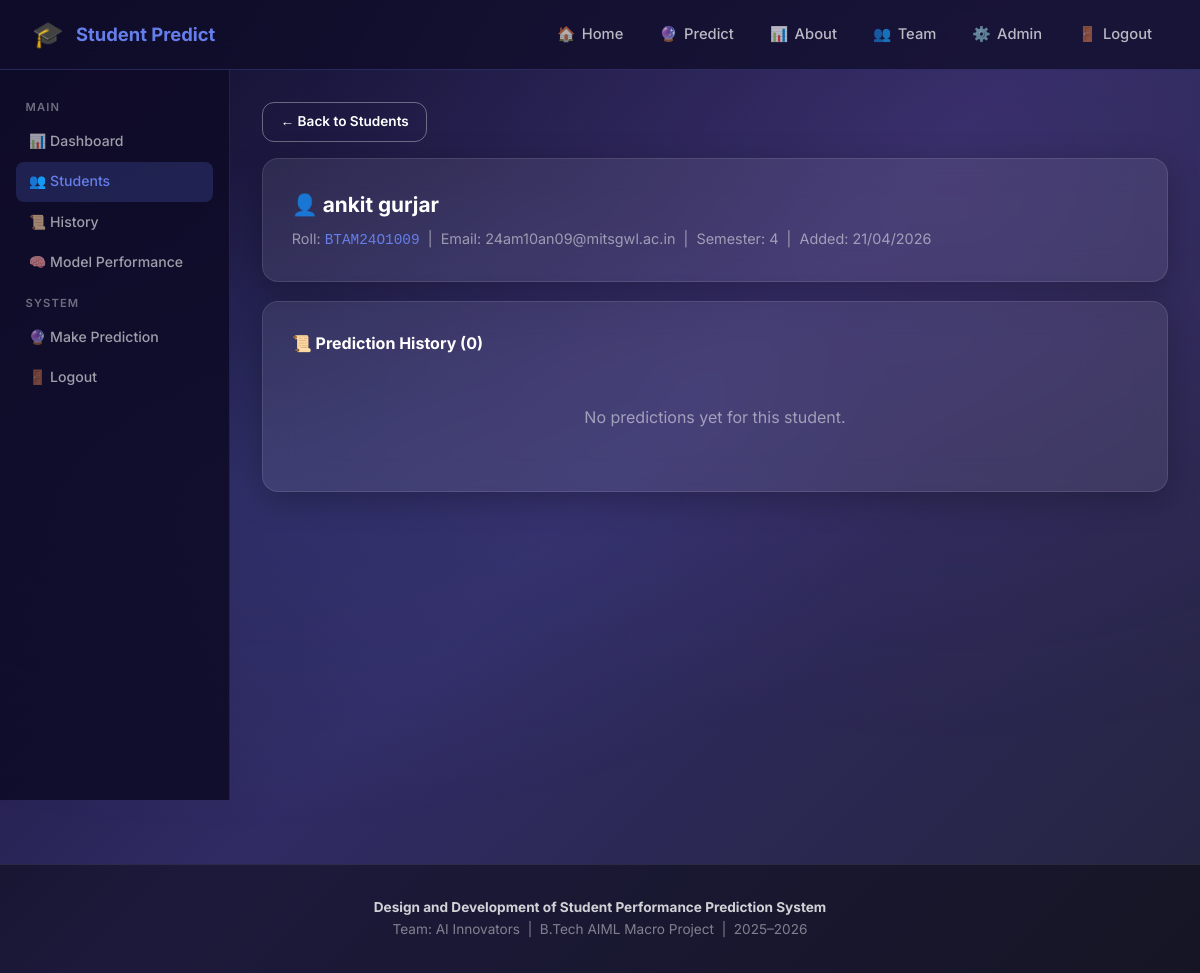
Page /admin/students/view/1 (signed in) on the committed database.
### database.py (models this page shows, shortened)
class Student(db.Model):
    __tablename__ = 'students'
    id          = db.Column(db.Integer, primary_key=True)
    name        = db.Column(db.String(100), nullable=False)
    roll_number = db.Column(db.String(50), unique=True, nullable=False)
    email       = db.Column(db.String(120), nullable=True)
    semester    = db.Column(db.Integer, nullable=True)
    created_at  = db.Column(db.DateTime, default=datetime.utcnow)
    predictions = db.relationship('PredictionHistory', backref='student',
                                  lazy=True, cascade='all, delete-orphan')

### app.py (the view)
@app.route('/admin/students/view/<int:sid>')
@login_required
def view_student(sid):
    st=Student.query.get_or_404(sid)
    hist=PredictionHistory.query.filter_by(student_id=sid).order_by(PredictionHistory.predicted_at.desc()).all()
    return render_template('admin_student_profile.html',student=st,history=hist)

### app.py (called while the page is built)
def login_required(f):
    @wraps(f)
    def decorated(*args, **kwargs):
        if not session.get('admin_logged_in'):
            flash('Please log in to access the admin panel.','warning')
            return redirect(url_for('admin_login'))
        return f(*args, **kwargs)
    return decorated

### templates/admin_student_profile.html (shortened to what this page needs)
{% extends "base.html" %}
{% block content %}
<div class="admin-wrap">
  <aside class="admin-sidebar">
    <div class="sidebar-title">Main</div>
    <ul>
      <li><a href="/admin/dashboard">📊 Dashboard</a></li>
      <li><a href="/admin/students" class="active">👥 Students</a></li>
      <li><a href="/admin/history">📜 History</a></li>
      <li><a href="/admin/model-performance">🧠 Model Performance</a></li>
    </ul>
    <div class="sidebar-title">System</div>
    <ul>
      <li><a href="/predict">🔮 Make Prediction</a></li>
      <li><a href="/admin-logout">🚪 Logout</a></li>
    </ul>
  </aside>
  <div class="admin-main">
    <a href="/admin/students" class="btn btn-outline btn-sm" style="margin-bottom:1rem">← Back to Students</a>
    <div class="card" style="margin-bottom:1.2rem">
      <h2 style="color:#fff;font-size:1.3rem;margin-bottom:.4rem">👤 {{ student.name }}</h2>
      <p style="color:rgba(255,255,255,0.5);font-size:.9rem">
        Roll: <code style="color:#667eea">{{ student.roll_number }}</code> &nbsp;|&nbsp;
        Email: {{ student.email or '—' }} &nbsp;|&nbsp;
        Semester: {{ student.semester or '—' }} &nbsp;|&nbsp;
        Added: {{ student.created_at.strftime('%d/%m/%Y') }}
      </p>
    </div>
    <div class="card">
      <h3 style="color:#fff;font-size:1rem;margin-bottom:1rem">📜 Prediction History ({{ history|length }})</h3>
      {% if history %}
      <div class="table-wrap"><table class="admin-table">
        <thead><tr><th>Date</th><th>LR %</th><th>RF %</th><th>Category</th><th>Confidence</th><th>Study Hrs</th><th>Attendance</th></tr></thead>
        <tbody>
        {% for p in history %}
        <tr>
          <td style="color:rgba(255,255,255,0.4);font-size:.82rem">{{ p.predicted_at.strftime('%d/%m/%Y %H:%M') }}</td>
          <td><strong style="color:#667eea">{{ p.predicted_pct }}%</strong></td>
          <td style="color:rgba(255,255,255,0.5)">{{ p.rf_predicted_pct or '—' }}{% if p.rf_predicted_pct %}%{% endif %}</td>
          <td>{% if p.predicted_cat=='Fail' %}<span class="badge badge-fail">❌ Fail</span>{% elif p.predicted_cat=='Pass' %}<span class="badge badge-pass">✅ Pass</span>{% else %}<span class="badge badge-dist">🏆 Dist.</span>{% endif %}</td>
          <td>{{ p.confidence }}%</td>
          <td>{{ p.study_hours }}h</td>
          <td>{{ p.attendance }}%</td>
        </tr>
        {% endfor %}
        </tbody>
      </table></div>
      {% else %}
      <p style="color:rgba(255,255,255,0.5);text-align:center;padding:2rem">No predictions yet for this student.</p>
      {% endif %}
    </div>
  </div>
</div>
{% endblock %}

### static/style.css (style rules this page uses)
:root { --primary: #667eea; --secondary: #764ba2; --accent: #f093fb; --success: #10b981; --danger: #ef4444; --warning: #f59e0b; --dark: #1e1b4b; --card-bg: rgba(255,255,255,0.08); --radius: 16px; --shadow: 0 8px 32px rgba(0,0,0,0.25); --transition: all 0.35s cubic-bezier(0.4, 0, 0.2, 1); }
*, *::before, *::after { box-sizing: border-box; margin: 0; padding: 0; }
html { scroll-behavior: smooth; }
body { font-family: 'Inter', 'Segoe UI', sans-serif; min-height: 100vh; background: linear-gradient(135deg, #0f0c29, #302b63, #24243e); color: #e0e7ff; line-height: 1.6; overflow-x: hidden; }
body::before { content: ''; position: fixed; inset: 0; background: radial-gradient(ellipse at 20% 50%, rgba(102,126,234,0.15) 0%, transparent 50%), radial-gradient(ellipse at 80% 20%, rgba(118,75,162,0.15) 0%, transparent 50%); pointer-events: none; z-index: -1; }
.btn { display:inline-flex; align-items:center; gap:.5rem; padding:.75rem 1.8rem; border-radius:12px; font-size:.95rem; font-weight:600; cursor:pointer; text-decoration:none; border:none; transition:var(--transition); }
.btn-outline { background:transparent; color:#fff; border:1.5px solid rgba(255,255,255,0.35); }
.btn-sm { padding:.5rem 1.1rem; font-size:.85rem; }
.card { background:var(--card-bg); backdrop-filter:blur(16px); border:1px solid rgba(255,255,255,0.1); border-radius:var(--radius); padding:1.8rem; box-shadow:var(--shadow); transition:var(--transition); }
.animate-fade-up { animation:fadeInUp .6s ease both; }
.admin-wrap { display:flex; min-height:calc(100vh - 70px); }
.admin-sidebar { width:230px; background:rgba(15,12,41,0.9); border-right:1px solid rgba(102,126,234,0.2); padding:1rem; flex-shrink:0; }
.admin-sidebar .sidebar-title { font-size:.7rem; color:rgba(255,255,255,0.4); text-transform:uppercase; letter-spacing:.1em; padding:.8rem .6rem .3rem; font-weight:600; }
.admin-sidebar ul { list-style:none; }
.admin-sidebar ul li a { display:flex; align-items:center; gap:.55rem; padding:.55rem .8rem; border-radius:8px; color:rgba(255,255,255,0.6); text-decoration:none; font-size:.88rem; font-weight:500; transition:var(--transition); }
.admin-sidebar ul li a:hover,.admin-sidebar ul li a.active { background:rgba(102,126,234,0.2); color:var(--primary); }
.admin-main { flex:1; padding:2rem; overflow-y:auto; }

### rows in the picture
Student: name "ankit gurjar", roll_number "BTAM24O1009", email "24am10an09@mitsgwl.ac.in", semester "4", created_at "21/04/2026"

### other values in the picture
{{ history|length }} "0"
